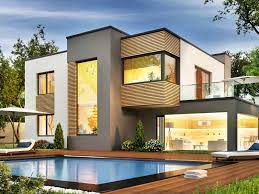
#> input picture NumPy/image.png, 259 x 194 px
$ jupyter execute numpy.ipynb
#> lines starting #> are read from the running program, lines starting #| are printed output that depends on the picture
[cell 1]
import numpy as np

a = np.zeros(4)
print(type(a[0]))
print(type(a))
print(a)

[cell 2]
z = np.zeros(10)
z

[cell 3]
z.shape

[cell 4]
z.shape = (10, 1)  # (rows, columns)
z

[cell 5]
z = z.reshape(1, 10)[0]
z

[cell 6]
z = np.empty(3, int)
z

[cell 7]
z = np.ones(3, int)
z

[cell 8]
z = np.arange(10, 101, 10)
z

[cell 9]
z = np.linspace(0, 1, 10)
z

[cell 10]
z = np.array([1, 2, 3, 4])
z

[cell 11]
z = np.array([[1, 2, 3, 4], [11, 12, 13, 14]])
z

[cell 12]
z.shape

[cell 13]
np.random.seed(0)
z = np.random.randint(1, 10, 10)
z

[cell 14]
from skimage import io

image = io.imread("image.png")
#> image is the input picture: shape (194, 259, 3); mean R, G, B 144.2, 140.1, 125.7

[cell 15]
from matplotlib import pyplot as plt

# np.random.seed(0)
# image = np.random.randint(0,255,size=(250,250,3))
plt.imshow(image)
plt.show()

[cell 16]
image.shape
#> Out = (194, 259, 3)

[cell 17]
plt.imshow(image[::, ::-1, ::-1])
plt.show()
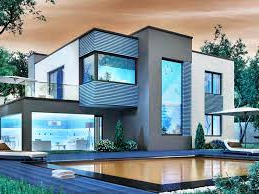
#> shown: shape (194, 259, 3); mean R, G, B 125.7, 140.1, 144.2

[cell 18]
plt.imshow(image[150:, :225])
plt.show()
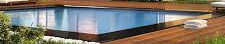
#> shown: shape (44, 225, 3); mean R, G, B 126.6, 117.1, 104.5

[cell 19]
newImage = np.absolute(0.0001*np.exp(image))
#> newImage: shape (194, 259, 3) float16; 98.28% of the values are NaN or infinite; the others: min 0.0001, max 5.99, mean 0.595
newImage = newImage.astype(np.float32)
plt.imshow(newImage)
plt.show()
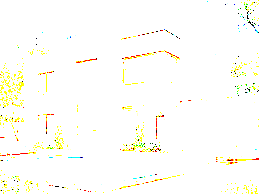
#> shown: shape (194, 259, 3) float32; mean R, G, B 0.995, 0.993, 0.97

[cell 20]
z = np.random.randint(1,19,10)
z

[cell 21]
(z < 9)

[cell 22]
z[z < 9]

[cell 23]
np.where(z < 9, "Square", "Circle")

[cell 24]
maskedImage = np.where(image > 125, 255,0)
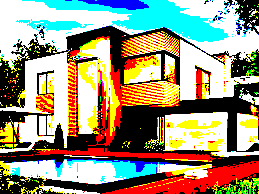
#> maskedImage: shape (194, 259, 3) int64; mean R, G, B 154.1, 148.8, 124
plt.imshow(maskedImage)
plt.show()
